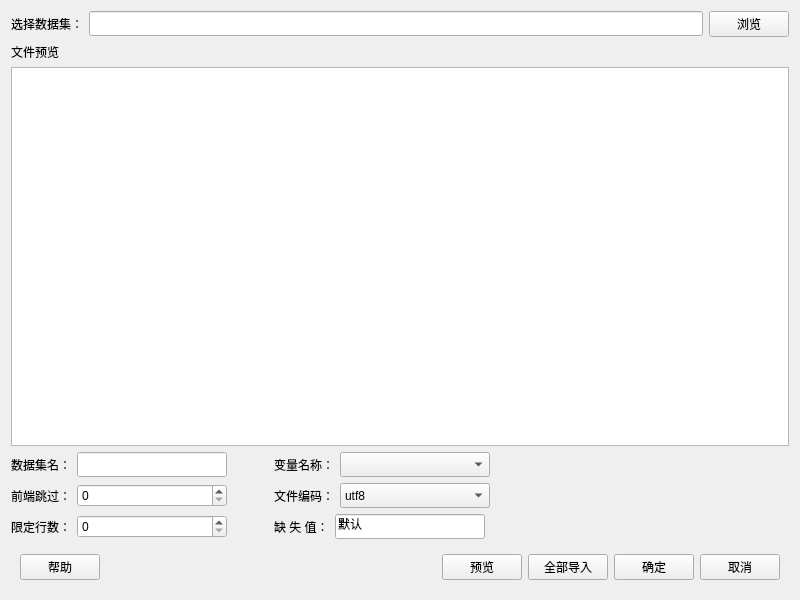
<?xml version="1.0" encoding="UTF-8"?>
<ui version="4.0">
 <class>Form</class>
 <widget class="QWidget" name="Form">
  <property name="geometry">
   <rect>
    <x>0</x>
    <y>0</y>
    <width>800</width>
    <height>600</height>
   </rect>
  </property>
  <property name="minimumSize">
   <size>
    <width>800</width>
    <height>600</height>
   </size>
  </property>
  <property name="maximumSize">
   <size>
    <width>16777215</width>
    <height>16777215</height>
   </size>
  </property>
  <property name="windowTitle">
   <string>导入MATLAB数据</string>
  </property>
  <property name="windowIcon">
   <iconset>
    <normaloff>:/color/theme/default/icons/matlab.svg</normaloff>:/color/theme/default/icons/matlab.svg</iconset>
  </property>
  <layout class="QVBoxLayout" name="verticalLayout_3">
   <item>
    <layout class="QHBoxLayout" name="horizontalLayout">
     <item>
      <widget class="QLabel" name="label_8">
       <property name="minimumSize">
        <size>
         <width>0</width>
         <height>25</height>
        </size>
       </property>
       <property name="text">
        <string>选择数据集：</string>
       </property>
      </widget>
     </item>
     <item>
      <widget class="QLineEdit" name="lineEdit_filePath">
       <property name="minimumSize">
        <size>
         <width>0</width>
         <height>25</height>
        </size>
       </property>
      </widget>
     </item>
     <item>
      <widget class="QPushButton" name="pushButton_choosefile">
       <property name="minimumSize">
        <size>
         <width>0</width>
         <height>25</height>
        </size>
       </property>
       <property name="text">
        <string>浏览</string>
       </property>
      </widget>
     </item>
    </layout>
   </item>
   <item>
    <widget class="QLabel" name="label">
     <property name="text">
      <string>文件预览</string>
     </property>
    </widget>
   </item>
   <item>
    <widget class="QTableWidget" name="tableWidget_previewData"/>
   </item>
   <item>
    <layout class="QHBoxLayout" name="horizontalLayout_9">
     <item>
      <layout class="QVBoxLayout" name="verticalLayout">
       <item>
        <layout class="QHBoxLayout" name="horizontalLayout_2">
         <item>
          <widget class="QLabel" name="label_6">
           <property name="minimumSize">
            <size>
             <width>0</width>
             <height>25</height>
            </size>
           </property>
           <property name="text">
            <string>数据集名：</string>
           </property>
          </widget>
         </item>
         <item>
          <widget class="QLineEdit" name="lineEdit_datasetName">
           <property name="minimumSize">
            <size>
             <width>150</width>
             <height>25</height>
            </size>
           </property>
           <property name="maximumSize">
            <size>
             <width>150</width>
             <height>16777215</height>
            </size>
           </property>
           <property name="text">
            <string/>
           </property>
          </widget>
         </item>
         <item>
          <spacer name="horizontalSpacer_7">
           <property name="orientation">
            <enum>Qt::Horizontal</enum>
           </property>
           <property name="sizeHint" stdset="0">
            <size>
             <width>40</width>
             <height>20</height>
            </size>
           </property>
          </spacer>
         </item>
        </layout>
       </item>
       <item>
        <layout class="QHBoxLayout" name="horizontalLayout_3">
         <item>
          <widget class="QLabel" name="label_3">
           <property name="minimumSize">
            <size>
             <width>0</width>
             <height>25</height>
            </size>
           </property>
           <property name="text">
            <string>前端跳过：</string>
           </property>
          </widget>
         </item>
         <item>
          <widget class="QSpinBox" name="spinBox_passHead">
           <property name="minimumSize">
            <size>
             <width>150</width>
             <height>0</height>
            </size>
           </property>
           <property name="maximumSize">
            <size>
             <width>150</width>
             <height>16777215</height>
            </size>
           </property>
           <property name="toolTip">
            <string>导入时数据前端跳过的行数，0为不跳过</string>
           </property>
           <property name="maximum">
            <number>1000000000</number>
           </property>
          </widget>
         </item>
         <item>
          <spacer name="horizontalSpacer_8">
           <property name="orientation">
            <enum>Qt::Horizontal</enum>
           </property>
           <property name="sizeHint" stdset="0">
            <size>
             <width>40</width>
             <height>20</height>
            </size>
           </property>
          </spacer>
         </item>
        </layout>
       </item>
       <item>
        <layout class="QHBoxLayout" name="horizontalLayout_4">
         <item>
          <widget class="QLabel" name="label_4">
           <property name="minimumSize">
            <size>
             <width>0</width>
             <height>25</height>
            </size>
           </property>
           <property name="text">
            <string>限定行数：</string>
           </property>
          </widget>
         </item>
         <item>
          <widget class="QSpinBox" name="spinBox_limitRow">
           <property name="minimumSize">
            <size>
             <width>150</width>
             <height>0</height>
            </size>
           </property>
           <property name="maximumSize">
            <size>
             <width>150</width>
             <height>16777215</height>
            </size>
           </property>
           <property name="toolTip">
            <string>限制导入的行数，0为不限</string>
           </property>
           <property name="maximum">
            <number>1000000000</number>
           </property>
          </widget>
         </item>
         <item>
          <spacer name="horizontalSpacer_9">
           <property name="orientation">
            <enum>Qt::Horizontal</enum>
           </property>
           <property name="sizeHint" stdset="0">
            <size>
             <width>40</width>
             <height>20</height>
            </size>
           </property>
          </spacer>
         </item>
        </layout>
       </item>
      </layout>
     </item>
     <item>
      <layout class="QVBoxLayout" name="verticalLayout_2">
       <item>
        <layout class="QHBoxLayout" name="horizontalLayout_6">
         <item>
          <widget class="QLabel" name="label_2">
           <property name="minimumSize">
            <size>
             <width>0</width>
             <height>25</height>
            </size>
           </property>
           <property name="text">
            <string>变量名称：</string>
           </property>
          </widget>
         </item>
         <item>
          <widget class="QComboBox" name="comboBox_var_name">
           <property name="minimumSize">
            <size>
             <width>150</width>
             <height>25</height>
            </size>
           </property>
           <property name="maximumSize">
            <size>
             <width>150</width>
             <height>16777215</height>
            </size>
           </property>
          </widget>
         </item>
         <item>
          <spacer name="horizontalSpacer_4">
           <property name="orientation">
            <enum>Qt::Horizontal</enum>
           </property>
           <property name="sizeHint" stdset="0">
            <size>
             <width>40</width>
             <height>20</height>
            </size>
           </property>
          </spacer>
         </item>
        </layout>
       </item>
       <item>
        <layout class="QHBoxLayout" name="horizontalLayout_5">
         <item>
          <widget class="QLabel" name="label_5">
           <property name="minimumSize">
            <size>
             <width>0</width>
             <height>25</height>
            </size>
           </property>
           <property name="text">
            <string>文件编码：</string>
           </property>
          </widget>
         </item>
         <item>
          <widget class="QComboBox" name="comboBox_encode">
           <property name="minimumSize">
            <size>
             <width>150</width>
             <height>25</height>
            </size>
           </property>
           <property name="maximumSize">
            <size>
             <width>100</width>
             <height>16777215</height>
            </size>
           </property>
           <item>
            <property name="text">
             <string>utf8</string>
            </property>
           </item>
           <item>
            <property name="text">
             <string>gb2312</string>
            </property>
           </item>
           <item>
            <property name="text">
             <string>gbk</string>
            </property>
           </item>
           <item>
            <property name="text">
             <string>ascii</string>
            </property>
           </item>
          </widget>
         </item>
         <item>
          <spacer name="horizontalSpacer_3">
           <property name="orientation">
            <enum>Qt::Horizontal</enum>
           </property>
           <property name="sizeHint" stdset="0">
            <size>
             <width>40</width>
             <height>20</height>
            </size>
           </property>
          </spacer>
         </item>
        </layout>
       </item>
       <item>
        <layout class="QHBoxLayout" name="horizontalLayout_7">
         <item>
          <widget class="QLabel" name="label_7">
           <property name="minimumSize">
            <size>
             <width>0</width>
             <height>25</height>
            </size>
           </property>
           <property name="text">
            <string>缺 失 值：</string>
           </property>
          </widget>
         </item>
         <item>
          <widget class="QLineEdit" name="lineEdit_missValue">
           <property name="minimumSize">
            <size>
             <width>150</width>
             <height>25</height>
            </size>
           </property>
           <property name="maximumSize">
            <size>
             <width>150</width>
             <height>16777215</height>
            </size>
           </property>
           <property name="text">
            <string>默认</string>
           </property>
          </widget>
         </item>
         <item>
          <spacer name="horizontalSpacer_5">
           <property name="orientation">
            <enum>Qt::Horizontal</enum>
           </property>
           <property name="sizeHint" stdset="0">
            <size>
             <width>40</width>
             <height>20</height>
            </size>
           </property>
          </spacer>
         </item>
        </layout>
       </item>
      </layout>
     </item>
     <item>
      <spacer name="horizontalSpacer">
       <property name="orientation">
        <enum>Qt::Horizontal</enum>
       </property>
       <property name="sizeHint" stdset="0">
        <size>
         <width>40</width>
         <height>20</height>
        </size>
       </property>
      </spacer>
     </item>
    </layout>
   </item>
   <item>
    <widget class="QWidget" name="widget" native="true">
     <property name="minimumSize">
      <size>
       <width>50</width>
       <height>0</height>
      </size>
     </property>
     <property name="maximumSize">
      <size>
       <width>16777215</width>
       <height>16777215</height>
      </size>
     </property>
     <layout class="QHBoxLayout" name="horizontalLayout_10">
      <item>
       <layout class="QHBoxLayout" name="horizontalLayout_8">
        <item>
         <widget class="QPushButton" name="pushButton_help">
          <property name="minimumSize">
           <size>
            <width>0</width>
            <height>25</height>
           </size>
          </property>
          <property name="text">
           <string>帮助</string>
          </property>
         </widget>
        </item>
        <item>
         <spacer name="horizontalSpacer_2">
          <property name="orientation">
           <enum>Qt::Horizontal</enum>
          </property>
          <property name="sizeHint" stdset="0">
           <size>
            <width>40</width>
            <height>20</height>
           </size>
          </property>
         </spacer>
        </item>
        <item>
         <widget class="QPushButton" name="pushButton_preview">
          <property name="minimumSize">
           <size>
            <width>0</width>
            <height>25</height>
           </size>
          </property>
          <property name="text">
           <string>预览</string>
          </property>
         </widget>
        </item>
        <item>
         <widget class="QPushButton" name="pushButton_all">
          <property name="minimumSize">
           <size>
            <width>0</width>
            <height>25</height>
           </size>
          </property>
          <property name="toolTip">
           <string>导入全部数据到工作空间</string>
          </property>
          <property name="text">
           <string>全部导入</string>
          </property>
         </widget>
        </item>
        <item>
         <widget class="QPushButton" name="pushButton_ok">
          <property name="minimumSize">
           <size>
            <width>0</width>
            <height>25</height>
           </size>
          </property>
          <property name="toolTip">
           <string>导入当前数据到工作区间</string>
          </property>
          <property name="text">
           <string>确定</string>
          </property>
         </widget>
        </item>
        <item>
         <widget class="QPushButton" name="pushButton_cancel">
          <property name="minimumSize">
           <size>
            <width>0</width>
            <height>25</height>
           </size>
          </property>
          <property name="text">
           <string>取消</string>
          </property>
         </widget>
        </item>
       </layout>
      </item>
     </layout>
    </widget>
   </item>
  </layout>
 </widget>
 <resources>
  <include location="../pyqtsource.qrc"/>
 </resources>
 <connections/>
</ui>
